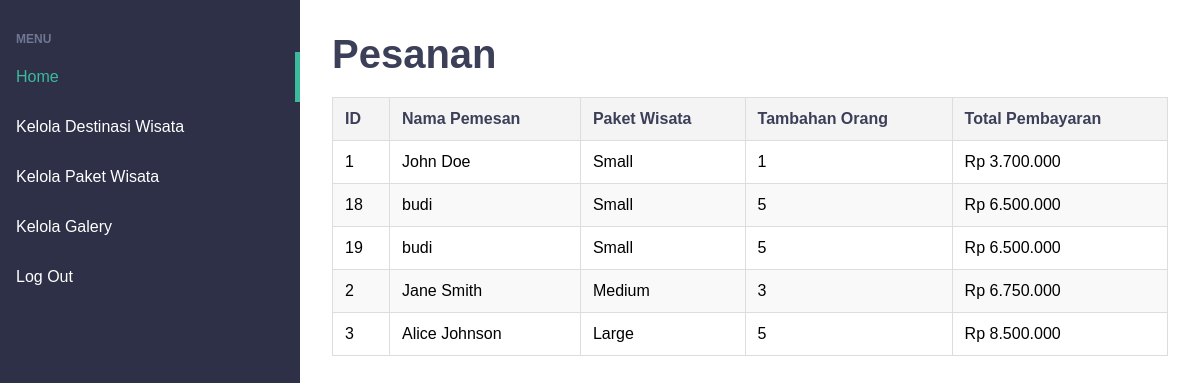
/admin/admin.php, run on the app's committed database.
### tables this page shows
CREATE TABLE `pesanan` (
  `id` int(11) NOT NULL,
  `id_user` int(11) DEFAULT NULL,
  `id_paket_wisata` int(11) DEFAULT NULL,
  `tambahan_orang` int(11) NOT NULL,
  `total_pembayaran` int(11) NOT NULL
);

CREATE TABLE `user` (
  `id` int(11) NOT NULL,
  `nama` varchar(255) NOT NULL,
  `email` varchar(255) NOT NULL,
  `password` varchar(255) NOT NULL
);

CREATE TABLE `paket_wisata` (
  `id` int(11) NOT NULL,
  `nama_paket` varchar(50) NOT NULL,
  `deskripsi` text NOT NULL,
  `harga` int(11) NOT NULL,
  `harga_per_orang` int(11) NOT NULL,
  `kapasitas_min` int(11) NOT NULL,
  `kapasitas_max` int(11) NOT NULL
);

### admin/admin.php (the view, shortened to what this page needs)
<?php
function formatRupiah($amount) {
    return "Rp " . number_format($amount, 0, ',', '.');
}
?>
<!DOCTYPE html>
<html lang="en">
<head>
    <link rel="stylesheet" href="assets/style.css" />
</head>
<body>
    <div class="app">
        <aside class="sidebar">
            <h3>Menu</h3>
            <nav class="menu">
                <a href="#" class="menu-item is-active">Home</a>
                <a href="kelola_destinasi_wisata.php" class="menu-item">Kelola Destinasi Wisata</a>
                <a href="kelola_paketwisata.php" class="menu-item">Kelola Paket Wisata</a>
                <a href="kelola_galery.php" class="menu-item">Kelola Galery</a>
                <a href="../logout.php" class="menu-item">Log Out</a>
            </nav>
        </aside>
        <main class="content">
            <h1>Pesanan</h1>
            <table>
                <thead>
                    <tr>
                        <th>ID</th>
                        <th>Nama Pemesan</th>
                        <th>Paket Wisata</th>
                        <th>Tambahan Orang</th>
                        <th>Total Pembayaran</th>
                    </tr>
                </thead>
                <tbody>
                    <?php
                    include '../db.php';
                    $sql = "SELECT ps.id, u.nama AS nama_pelanggan, pw.nama_paket, ps.tambahan_orang, ps.total_pembayaran
                        FROM pesanan ps
                        JOIN user u ON ps.id_user = u.id
                        JOIN paket_wisata pw ON ps.id_paket_wisata = pw.id";
                    $stmt = $pdo->prepare($sql);
                    $stmt->execute();
                    $pesanan = $stmt->fetchAll(PDO::FETCH_ASSOC);
                    foreach ($pesanan as $pesan) {
                        echo "<tr>
                            <td>{$pesan['id']}</td>
                            <td>{$pesan['nama_pelanggan']}</td>
                            <td>{$pesan['nama_paket']}</td>
                            <td>{$pesan['tambahan_orang']}</td>
                            <td>" . formatRupiah($pesan['total_pembayaran']) . "</td>
                        </tr>";
                    }
                    ?>
                </tbody>
            </table>
        </main>
    </div>
</body>
</html>

### admin/assets/style.css (style rules this page uses)
* { margin: 0; padding: 0; box-sizing: border-box; font-family: sans-serif; }
.app { display: flex; min-height: 100vh; }
.sidebar { flex: 1 1 0; max-width: 300px; padding: 2rem 1rem; background-color: #2e3047; }
.sidebar h3 { color: #707793; font-size: 0.75rem; text-transform: uppercase; margin-bottom: 0.5em; }
.sidebar .menu { margin: 0 -1rem; }
.sidebar .menu .menu-item { display: block; padding: 1em; color: #FFF; text-decoration: none; transition: 0.2s linear; }
.sidebar .menu .menu-item:hover, .sidebar .menu .menu-item.is-active { color: #3bba9c; border-right: 5px solid #3bba9c; }
.content { flex: 1 1 0; padding: 2rem; }
.content h1 { color: #3C3F58; font-size: 2.5rem; margin-bottom: 1rem; }
table { width: 100%; border-collapse: collapse; margin: 20px 0; }
th, td { padding: 12px; text-align: left; border: 1px solid #ddd; }
th { background-color: #f4f4f4; color: #3C3F58; }
tr:nth-child(even) { background-color: #f9f9f9; }
.content table { width: 100%; border-collapse: collapse; margin: 20px 0; }
.content th, .content td { padding: 12px; text-align: left; border: 1px solid #ddd; }
.content th { background-color: #f4f4f4; color: #3C3F58; }
.content tr:nth-child(even) { background-color: #f9f9f9; }

### data on the page
pesanan: id "1", id_user.nama "John Doe", id_paket_wisata.nama_paket "Small", tambahan_orang "1", total_pembayaran "Rp 3.700.000"
pesanan: id "18", id_user.nama "budi", id_paket_wisata.nama_paket "Small", tambahan_orang "5", total_pembayaran "Rp 6.500.000"
pesanan: id "19", id_user.nama "budi", id_paket_wisata.nama_paket "Small", tambahan_orang "5", total_pembayaran "Rp 6.500.000"
pesanan: id "2", id_user.nama "Jane Smith", id_paket_wisata.nama_paket "Medium", tambahan_orang "3", total_pembayaran "Rp 6.750.000"
pesanan: id "3", id_user.nama "Alice Johnson", id_paket_wisata.nama_paket "Large", tambahan_orang "5", total_pembayaran "Rp 8.500.000"
